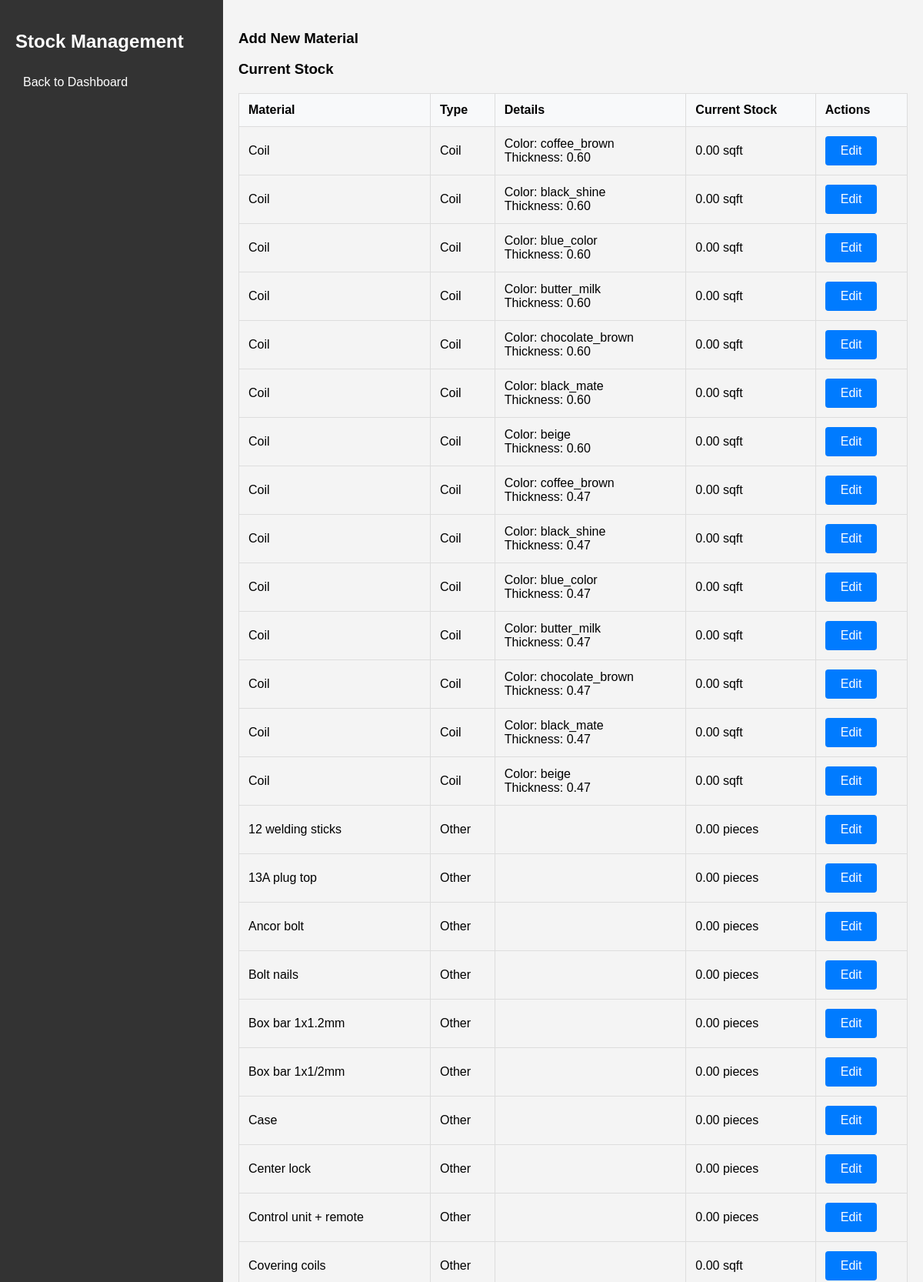
/admin/stock.php (signed in, upper part), run on the app's committed database.
### tables this page shows
CREATE TABLE materials (
    id INT PRIMARY KEY AUTO_INCREMENT,
    name VARCHAR(100) NOT NULL,
    type ENUM('coil', 'other') NOT NULL,
    thickness DECIMAL(4,2),
    color VARCHAR(50),
    quantity DECIMAL(10,2),
    unit VARCHAR(20)
);

### admin/stock.php (the view, shortened to what this page needs)
<?php
require_once '../config/config.php';
$materials = $conn->query("SELECT * FROM materials ORDER BY type, name")->fetch_all(MYSQLI_ASSOC);
?>
<!DOCTYPE html>
<html>
<head>
    <link rel="stylesheet" href="../assets/css/style.css">
</head>
<body>
    <div class="dashboard">
        <nav>
            <h2>Stock Management</h2>
            <a href="dashboard.php">Back to Dashboard</a>
        </nav>
        <div class="content">
            <div class="add-material-form">
                <h3>Add New Material</h3>
            </div>
            <h3>Current Stock</h3>
            <table>
                <thead>
                    <tr>
                        <th>Material</th>
                        <th>Type</th>
                        <th>Details</th>
                        <th>Current Stock</th>
                        <th>Actions</th>
                    </tr>
                </thead>
                <tbody>
                    <?php foreach ($materials as $material): ?>
                    <tr>
                        <td><?php echo htmlspecialchars($material['name']); ?></td>
                        <td><?php echo ucfirst($material['type']); ?></td>
                        <td>
                            <?php if ($material['type'] == 'coil'): ?>
                                Color: <?php echo htmlspecialchars($material['color']); ?><br>
                                Thickness: <?php echo $material['thickness']; ?>
                            <?php endif; ?>
                        </td>
                        <td><?php echo $material['quantity'] . ' ' . $material['unit']; ?></td>
                        <td>
                            <a href="edit_material.php?id=<?php echo $material['id']; ?>" class="button">Edit</a>
                        </td>
                    </tr>
                    <?php endforeach; ?>
                </tbody>
            </table>
        </div>
    </div>
</body>
</html>

### assets/css/style.css (style rules this page uses)
body { font-family: Arial, sans-serif; margin: 0; padding: 0; background: #f4f4f4; }
.dashboard { display: flex; min-height: 100vh; }
nav { width: 250px; background: #333; color: white; padding: 20px; }
nav a { color: white; text-decoration: none; display: block; padding: 10px; }
.content { flex: 1; padding: 20px; }
table { width: 100%; border-collapse: collapse; margin-top: 20px; }
th, td { padding: 12px; border: 1px solid #ddd; text-align: left; }
th { background: #f8f9fa; }
.button { text-decoration: none; padding: 10px 20px; border-radius: 4px; color: white; background: #007bff; display: inline-block; }

### data on the page
materials: name "Coil", type "Coil", color "coffee_brown", thickness "0.60", quantity "0.00", unit "sqft"
materials: name "Coil", type "Coil", color "black_shine", thickness "0.60", quantity "0.00", unit "sqft"
materials: name "Coil", type "Coil", color "blue_color", thickness "0.60", quantity "0.00", unit "sqft"
materials: name "Coil", type "Coil", color "butter_milk", thickness "0.60", quantity "0.00", unit "sqft"
materials: name "Coil", type "Coil", color "chocolate_brown", thickness "0.60", quantity "0.00", unit "sqft"
materials: name "Coil", type "Coil", color "black_mate", thickness "0.60", quantity "0.00", unit "sqft"
materials: name "Coil", type "Coil", color "beige", thickness "0.60", quantity "0.00", unit "sqft"
materials: name "Coil", type "Coil", color "coffee_brown", thickness "0.47", quantity "0.00", unit "sqft"
materials: name "Coil", type "Coil", color "black_shine", thickness "0.47", quantity "0.00", unit "sqft"
materials: name "Coil", type "Coil", color "blue_color", thickness "0.47", quantity "0.00", unit "sqft"
materials: name "Coil", type "Coil", color "butter_milk", thickness "0.47", quantity "0.00", unit "sqft"
materials: name "Coil", type "Coil", color "chocolate_brown", thickness "0.47", quantity "0.00", unit "sqft"
materials: name "Coil", type "Coil", color "black_mate", thickness "0.47", quantity "0.00", unit "sqft"
materials: name "Coil", type "Coil", color "beige", thickness "0.47", quantity "0.00", unit "sqft"
materials: name "12 welding sticks", type "Other", quantity "0.00", unit "pieces"
materials: name "13A plug top", type "Other", quantity "0.00", unit "pieces"
materials: name "Ancor bolt", type "Other", quantity "0.00", unit "pieces"
materials: name "Bolt nails", type "Other", quantity "0.00", unit "pieces"
materials: name "Box bar 1x1.2mm", type "Other", quantity "0.00", unit "pieces"
materials: name "Box bar 1x1/2mm", type "Other", quantity "0.00", unit "pieces"
materials: name "Case", type "Other", quantity "0.00", unit "pieces"
materials: name "Center lock", type "Other", quantity "0.00", unit "pieces"
materials: name "Control unit + remote", type "Other", quantity "0.00", unit "pieces"
materials: name "Covering coils", type "Other", quantity "0.00", unit "sqft"
